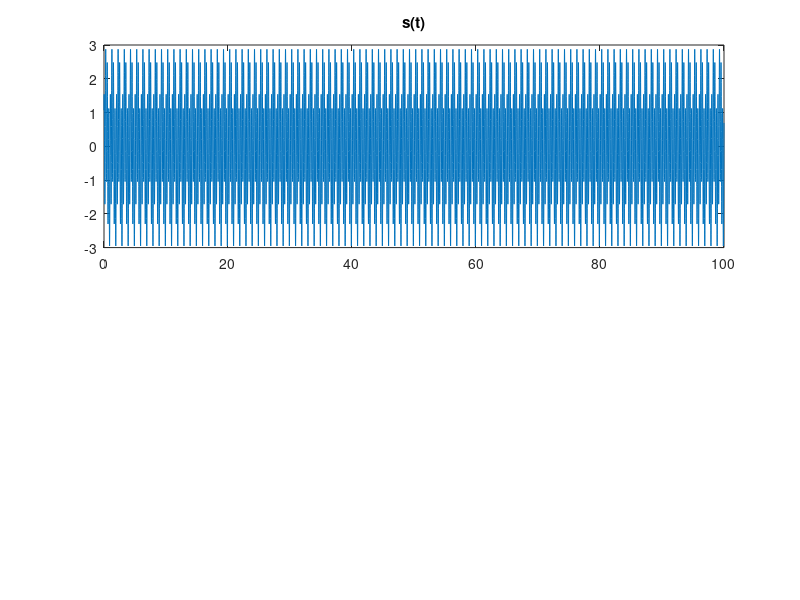

Here is the MATLAB script that generated this plot: (Note: this script raises an error after producing the figure.)
clear all
close all
clc

%% parameters
A1=1;
f1=1;
A2=2;
f2=4;
fs=100; 
Ts=1/fs;
T = 100;
t = 0:Ts:T-Ts;
N= T/Ts;
fres = fs/N;
f=-fs/2:fres:fs/2-fres; 

%% signals
phi1 = rand * 2*pi; %random phase A
phi2 = rand * 2*pi; %random phase B
s1=A1*cos(2*pi*f1*t+phi1);
s2=A2*cos(2*pi*f2*t + phi2);
s=s1+s2;

%% Fourier s
S = fft(s);         
M = abs(S*Ts);      
MM = fftshift(M);

%% plot
figure

subplot(2,1,1)
plot(t,s)
title("s(t)")
xlabel("time",LineWidth=1.5)
ylim([-3 3])

subplot(2,1,2)
plot(f,MM)
title("abs(S(f))")
xlabel("f")
ylim([0 100])

%% s' 
P= rectangular(t,T/2);
s_first=P.*s1 + (1-P).*s2;

%% Fourier s'
S_first = fft(s_first);         
M_first = abs(S_first*Ts);      
MM_first = fftshift(M_first);

%% Plot
figure

subplot(2,1,1)
plot(t,s_first)     
title("s'(t)")
xlabel("time")
subplot(2,1,2)
plot(f,MM_first);
title("abs(S'(f))")
xlabel("f")

figure 
plot(f,MM_first)
hold on
plot(f,MM)
title("abs(S(f)) comparison")
xlabel("f")
legend("spettro s'","spettro s")

%% spectrogram of s and s_first
N_FFT=N/2;
N_overlap=0;
window=ones(1,N_FFT);
[S2,f2,t2]=spectrogram(s,window,N_overlap,N_FFT,fs,"centered","yaxis");
[S3,f3,t3]=spectrogram(s_first,window,N_overlap,N_FFT,fs,"centered","yaxis");

%% plot spectrograms
figure  
imagesc(t2,f2,abs(S2)*Ts)
h = colorbar;
axis xy;
ylim ([0 10]);
title("Spectrogram")
xlabel("time [s]")
ylabel("frequency [Hz]")
ylabel (h,"abs(S)")

figure
imagesc(t3,f3,abs(S3)*Ts)
h = colorbar;
axis xy;
ylim ([0 10]);
title("Spectrogram")
xlabel("time [s]")
ylabel("frequency [Hz]")
ylabel (h,"abs(S)")

